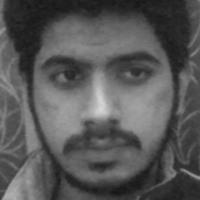
#> input picture faces/user/12.jpg, 200 x 200 px, given in place of the camera
$ jupyter execute --allow-errors 'DATA CENTER SECURITY SYSTEM USING IMAGE PROCESSING TECHNIQUES.ipynb'   (shell and % lines are left out)   (text cells are left out)
#> lines starting #> are read from the running program, lines starting #| are printed output that depends on the picture; after the words box and inside, x2 and y2 are one past the last pixel; in counts of white or black regions, pixels touching at a corner belong together
[cell 1]
import cv2
import numpy as np

# Load HAAR face classifier
face_classifier = cv2.CascadeClassifier('Haarcascades/haarcascade_frontalface_default.xml')

# Load functions
def face_extractor(img):
    # Function detects faces and returns the cropped face
    # If no face detected, it returns the input image

    gray = cv2.cvtColor(img,cv2.COLOR_BGR2GRAY)
    faces = face_classifier.detectMultiScale(gray, 1.3, 5)

    if faces is ():
        return None

    # Crop all faces found
    for (x,y,w,h) in faces:
        cropped_face = img[y:y+h, x:x+w]

    return cropped_face

# Initialize Webcam
cap = cv2.VideoCapture(0)
count = 0

# Collect 100 samples of your face from webcam input
while True:

    ret, frame = cap.read()
#> frame is the input picture: shape (200, 200, 3); min 21, max 216, mean 87
    if face_extractor(frame) is not None:
#> in face_extractor, `faces = face_classifier.detectMultiScale(gray, 1.3, 5)`: faces = [[19, 18, 162, 162]]
#> the loop in face_extractor, `for (x,y,w,h) in faces:` made 1 pass
#> pass 1, in face_extractor, `cropped_face = img[y:y+h, x:x+w]`:
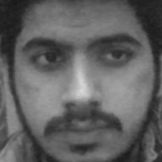
#> cropped_face: shape (162, 162, 3); min 25, max 216, mean 96.8
        count += 1
#> count = 1
        face = cv2.resize(face_extractor(frame), (200, 200))
#> the loop in face_extractor (call 2), `for (x,y,w,h) in faces:` made 1 pass
        face = cv2.cvtColor(face, cv2.COLOR_BGR2GRAY)
#> face: shape (200, 200)

        # Save file in specified directory with unique name
        file_name_path = './faces/user/' + str(count) + '.jpg'
#> file_name_path = './faces/user/1.jpg'
        cv2.imwrite(file_name_path, face)

        # Put count on images and display live count
        cv2.putText(face, str(count), (50, 50), cv2.FONT_HERSHEY_COMPLEX, 1, (0,255,0), 2)
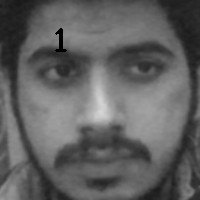
#> face: shape (200, 200); min 0, max 215, mean 96.4
        cv2.imshow('Face Cropper', face)

    else:
        print("Face not found")
        pass

    if cv2.waitKey(1) == 13 or count == 100: #13 is the Enter Key
#> (key Esc is pressed here)
        break

cap.release()
cv2.destroyAllWindows()
print("Collecting Samples Complete")

[cell 2]
import cv2
import numpy as np
from os import listdir
from os.path import isfile, join

# Get the training data we previously made
data_path = './faces/user/'
onlyfiles = [f for f in listdir(data_path) if isfile(join(data_path, f))]

# Create arrays for training data and labels
Training_Data, Labels = [], []

# Open training images in our datapath
# Create a numpy array for training data
for i, files in enumerate(onlyfiles):
    image_path = data_path + onlyfiles[i]
    images = cv2.imread(image_path, cv2.IMREAD_GRAYSCALE)
#> images: shape (200, 200); min 25, max 215, mean 96.7
    Training_Data.append(np.asarray(images, dtype=np.uint8))
    Labels.append(i)

# Create a numpy array for both training data and labels
Labels = np.asarray(Labels, dtype=np.int32)

# Initialize facial recognizer
model = cv2.face.LBPHFaceRecognizer_create()

# NOTE: For OpenCV 3.0 use cv2.face.createLBPHFaceRecognizer()

# Let's train our model
model.train(np.asarray(Training_Data), np.asarray(Labels))
print("Model trained sucessefully")

[cell 3]
import cv2
import numpy as np


face_classifier = cv2.CascadeClassifier('Haarcascades/haarcascade_frontalface_default.xml')

def face_detector(img, size=0.5):

    # Convert image to grayscale
#> called with size = 0.5
    gray = cv2.cvtColor(img,cv2.COLOR_BGR2GRAY)
    faces = face_classifier.detectMultiScale(gray, 1.3, 5)
#> faces = [[19, 18, 162, 162]]
    if faces is ():
        return img, []

    for (x,y,w,h) in faces:
        cv2.rectangle(img,(x,y),(x+w,y+h),(0,255,255),2)
        roi = img[y:y+h, x:x+w]
        roi = cv2.resize(roi, (200, 200))
#> this loop made 1 pass
#> pass 1, in face_detector, `roi = img[y:y+h, x:x+w]`:
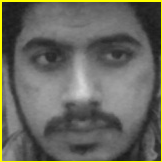
#> roi: shape (162, 162, 3); mean B, G, R 94.3, 103.7, 103.7
#> after the loop:
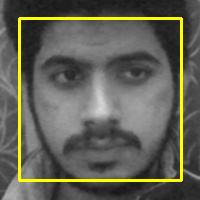
#> img: shape (200, 200, 3); 4.85% of pixels changed, all inside (x1, y1, x2, y2) = (18, 17, 183, 182)
    return img, roi


# Open Webcam
cap = cv2.VideoCapture(0)

while True:

    ret, frame = cap.read()

    image, face = face_detector(frame)

    try:
        face = cv2.cvtColor(face, cv2.COLOR_BGR2GRAY)
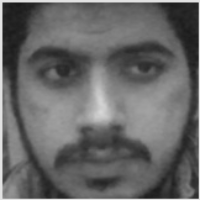
#> face: shape (200, 200); min 25, max 226, mean 102.6

        # Pass face to prediction model
        # "results" comprises of a tuple containing the label and the confidence value
        results = model.predict(face)
#> results = (0, 13.67)

        if results[1] < 500:
            confidence = int( 100 * (1 - (results[1])/400) )
#> confidence = 96
            display_string = str(confidence) + '% Confident it is User'
#> display_string = '96% Confident it is User'

        cv2.putText(image, display_string, (100, 120), cv2.FONT_HERSHEY_COMPLEX, 1, (255,120,150), 2)
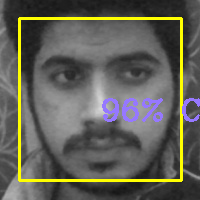
#> image: shape (200, 200, 3); 2.21% of pixels changed, all inside (x1, y1, x2, y2) = (102, 98, 200, 122)

        if confidence > 75:
            cv2.putText(image, "Welcome to Data Center", (250, 450), cv2.FONT_HERSHEY_COMPLEX, 1, (0,255,0), 2)
            cv2.imshow('Face Recognition', image )
        else:
            cv2.putText(image, "Locked", (250, 450), cv2.FONT_HERSHEY_COMPLEX, 1, (0,0,255), 2)
            cv2.imshow('Face Recognition', image )

    except:
        cv2.putText(image, "No Face Found", (220, 120) , cv2.FONT_HERSHEY_COMPLEX, 1, (0,0,255), 2)
        cv2.putText(image, "Access denied", (250, 450), cv2.FONT_HERSHEY_COMPLEX, 1, (0,0,255), 2)
        cv2.imshow('Face Recognition', image )
        pass

    if cv2.waitKey(1) == 13: #13 is the Enter Key
#> (key Esc is pressed here)
        break

cap.release()
cv2.destroyAllWindows()

[cell 4]
import pandas as pd

[cell 5]
cv2.imshow()

[cell 6]
import cv2
import numpy as np
import time

# Load HAAR face classifier
face_classifier = cv2.CascadeClassifier('Haarcascades/haarcascade_frontalface_default.xml')

# Load functions
def face_extractor(img):
    # Function detects faces and returns the cropped face
    # If no face detected, it returns the input image

    gray = cv2.cvtColor(img,cv2.COLOR_BGR2GRAY)
    faces = face_classifier.detectMultiScale(gray, 1.3, 5)
#> faces = [[19, 18, 162, 162]]

    if faces is ():
        return None

    # Crop all faces found
    for (x,y,w,h) in faces:
        cropped_face = img[y:y+h, x:x+w]

    return cropped_face

# Initialize Webcam
cap = cv2.VideoCapture(0)
count = 0
lst=[]
start_time=time.time()
elapsed_time=time.time()
# Collect 100 samples of your face from webcam input
while True:

    ret, frame = cap.read()
    if face_extractor(frame) is not None:
        start_time = time.time()
        face = cv2.resize(face_extractor(frame), (200, 200))
        face = cv2.cvtColor(face, cv2.COLOR_BGR2GRAY)

        # Put count on images and display live count
        cv2.putText(face, str(time.clock()), (50, 50), cv2.FONT_HERSHEY_COMPLEX, 1, (0,255,0), 2)
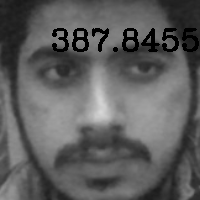
#> face: shape (200, 200); min 0, max 215, mean 93.3
        cv2.imshow('Face Cropper', face)

    else:

        print("Face not found")
        elapsed_time = time.time() - start_time
        lst.append(elapsed_time)
        seconds=0
        time.sleep(1)
        pass

    if cv2.waitKey(1) == 13: #13 is the Enter Key

#> (key Esc is pressed here)
        break

cap.release()
cv2.destroyAllWindows()
print("Collecting Samples Complete")

[cell 7]
lst

[cell 8]
import matplotlib.pyplot as plt

[cell 9]
import matplotlib.pyplot as plt
plt.hist(lst,bins=20,)
plt.show()
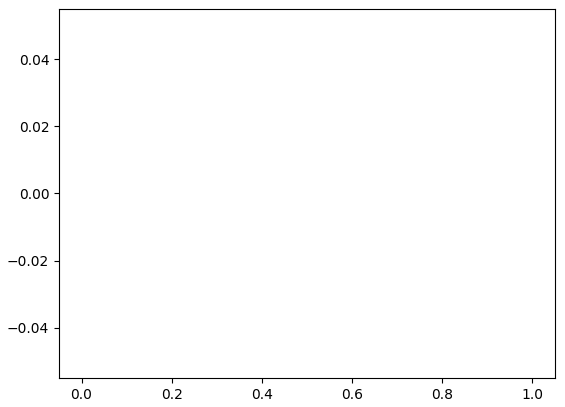
#> figure drawn by matplotlib, 1 panel
